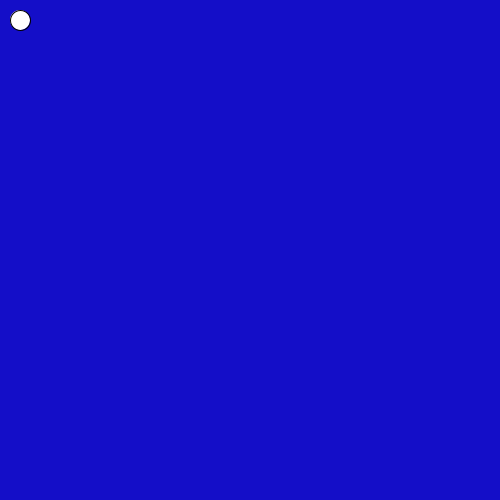
Frame 1 (no input)
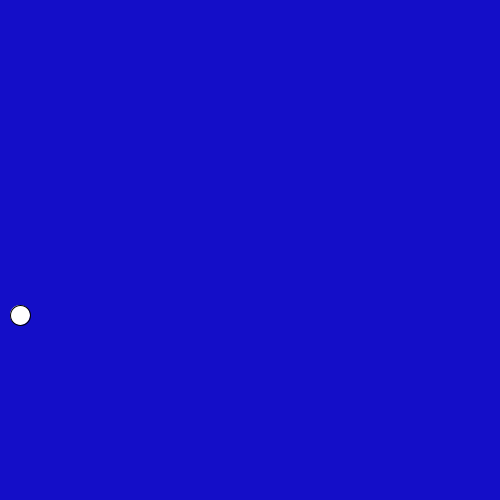
Frame 60 (the mouse pressed at the canvas centre just before this capture)
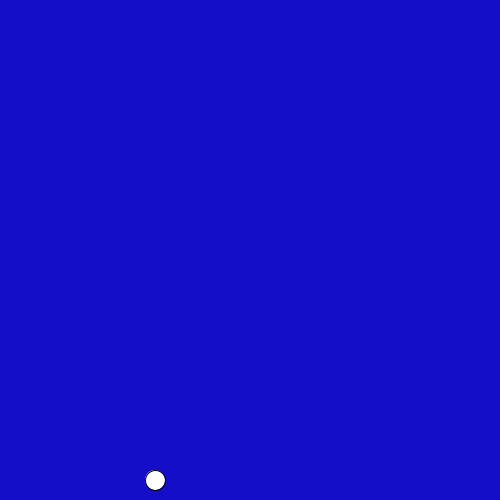
Frame 120 (the mouse held since frame 60 and released just before this capture)

The Processing sketch that drew these frames (run headless with seeded random() and noise(); from frame 60 on, the mouse is pressed at the canvas centre):

// Processing sketch: four_directional_ball
// ── four_directional_ball.pde
int x = 20;
int y = 20;
int dy = 5;
int dx = 0;

void setup(){
  size (500, 500);
}

void draw() {
  background(20, 14, 200);
  circle(x, y, 20);
  y = y + dy; // down
  x = x + dx;
  //if het bttom left move right
  if (y == 480 && x == 20) {
    println ("x equals " + x);
    dx = 5;
    dy = 0;
    
  }
  // hit bottom right, move up
  if (x == 480 && y == 480){
    dy = -5;
    dx = 0;
  }
  
  if (x == 480 && y == 20){
    dy = 0;
    dx = -5;
  }
  if (x == 20 && y == 20) {
    dx = 0;
    dy = 5;
  }
  
}
